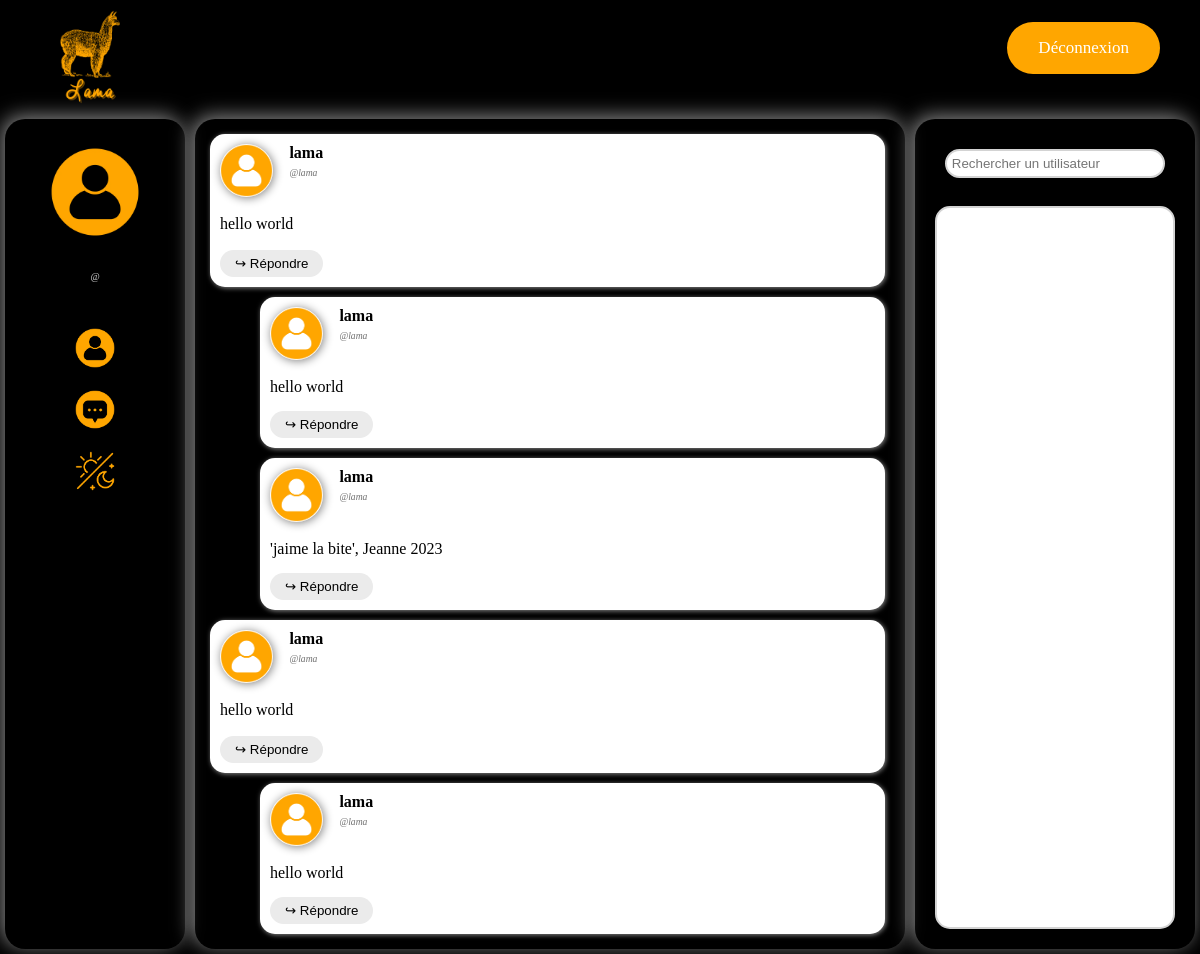
The page /feed/site.php on the database its author committed.
### tables this page shows
CREATE TABLE Post (
  id INT PRIMARY KEY NOT NULL AUTO_INCREMENT,
  user_id varchar(50) NOT NULL,
  `date` DATE NOT NULL,
  message varchar(200),
  parent_id INT,
  FOREIGN KEY (user_id) REFERENCES User(user_id)
);

CREATE TABLE `User` (
  user_id varchar(50) PRIMARY KEY NOT NULL,
  name varchar(100) NOT NULL,
  email varchar(100) NOT NULL,
  password varchar(100) NOT NULL
);

### feed/site.php (the view, shortened to what this page needs)
<?php
    function fetch_comment($result)
    {
        global $mysqli;
        while ($row = $result->fetch_assoc()) {
            if(file_exists("'../img/user_profile_pictures/".$row["user_id"].".webp")){
                $img=$row["user_id"];
            }
            else{
                $img="default";
            }
            printf("
            <div id='%d' class='post_block'>
                <div class='post_block_user_info'>
                    <img src='../img/user_profile_pictures/%s.webp'>
                    <b>%s</b>
                    <br>
                    <i>@%s</i>
                </div>
                <div class='post_block_text'>
                    %s
                </div>
                <button class='comment_reply_button' onclick='toggle_reply(event)'>↪ Répondre</button>
                <div class='comment_text' style='display:none'>
                    <textarea rows='5' placeholder='✎...'  maxlength='200'></textarea>
                    <img src='../img/send_icon.webp' class='comment_send_button' onclick='send(event)'/>
                </div>
            </div>",$row["id"],$img,htmlspecialchars($row["name"]),htmlspecialchars($row["user_id"]),htmlspecialchars($row["message"]));
            $comments = $mysqli->execute_query("SELECT Post.user_id,Post.date,Post.message,Post.id,User.name FROM Post NATURAL JOIN User WHERE parent_id = ?",[$row["id"]]);
            echo("<div class='indent'>");
            fetch_comment($comments);
            echo("</div>");
        }
    }
?>
<!DOCTYPE html>
<html lang="fr">
<head>
    <link rel="stylesheet" href="style.css">
    <?php
    if(file_exists("../img/user_profile_pictures/".$_SESSION["user_id"].".webp")){
        $img=$_SESSION["user_id"];
    }
    else{
        $img="default";
    }
    printf("<div style='display:none'>
    <p id='user_id'>%s</p>
    <p id='name'>%s</p>
    <p id='email'>%s</p>
    <p id='img'>%s</p></div>",$_SESSION["user_id"],$_SESSION["name"],$_SESSION["email"],$img);
    ?>
</head>
<body>
    <?php include("../header/header.php"); ?>
    <div id="div_main">
        <div id="div_profile" class="panel">
            <div id="user_info"><br>
                <?php
                    if(file_exists("../img/user_profile_pictures/".$_SESSION["user_id"].".webp")){
                        $img=$_SESSION["user_id"];
                    }else{
                        $img="default";
                    }
                    printf("
                        <img id='user_pic' src='../img/user_profile_pictures/%s.webp'>
                        <p id='user_name'>%s</p>
                        <p id='user_id'>@%s</p><br>", $img, $_SESSION["name"], $_SESSION["user_id"]);
                ?>
            </div>
            <div id="profile_links">
                <a href="#"> <img src="../img/user_profile_pictures/default.webp" \> </a><br>
                <a href="#"> <img src="../img/message_icon.webp" \> </a><br>
                <a href="#" onclick="change_theme();"> <img src="../img/change_theme_icon.webp" \> </a><br>
            </div>
        </div>
        <div id="div_feed" class="panel">
            <div id="postlist">
                <?php
                $mysqli = new mysqli("localhost", "lama", "lama_admin", "lama");
                $result = $mysqli->query("SELECT Post.user_id,Post.date,Post.message,Post.id,User.name FROM Post NATURAL JOIN User WHERE parent_id IS NULL");
                fetch_comment($result);
                ?>
            </div>
        </div>
        <div id="div_friendlist" class="panel">
            <input type="text" id="search_bar" placeholder="Rechercher un utilisateur"></input>
            <br>
            <div id="friendlist">
                <div id="friends">
                </div>
            </div>
        </div>
    </div>
</body>
</html>

### header/header.php (shortened to what this page needs)
<link rel="stylesheet" href="/header/header.css">
<header>
    <img id="lama_logo" src="../img/lama_logo.webp">
    <?php
        if ($_SESSION["user_id"] != null && isset($_SESSION["user_id"])){
            echo "<a href='/login/deconnexion.php' id='connexion_button'>Déconnexion</a>";
        }else{
            echo "<a href='/login/login.php' id='connexion_button'>Déconnexion</a>";
        }
    ?>
</header>

### feed/style.css (style rules this page uses)
:root { --lama_orange:#ffa600; --police_font:#ffffff; --user_id_font:#d3d3d3; --main_divs_shadow:#b9b9b9bb; --bg_color:#000000; }
html, body { height: 100%; }
body { background-color: var(--bg_color); margin: 0px; display: flex; flex-direction: column; }
#div_main { height: 200px; flex: 2; display: flex; }
.panel { border-radius: 20px; box-shadow: var(--main_divs_shadow) -3px -3px 20px; margin:5px; }
#div_profile { width: 15%; text-align: center; }
#user_pic { width: 50%; height: 50%; margin: auto; margin: 10px; border-radius: 10%; }
#user_id { font-style: italic; color: var(--user_id_font); font-size: 10px; }
#profile_links { margin-top: 10%; }
#profile_links>a { color: var(--police_font); text-decoration: none; }
#profile_links>a>img { width: 22%; height: 22%; margin-bottom: 10%; }
#div_feed { flex: 2; padding: 10px; }
#postlist { height: 100%; overflow-y: scroll; padding: 5px; padding-right: 10px; border-radius: 10px; }
.post_block { background-color: white; box-shadow: var(--main_divs_shadow) 1px 1px 5px; border-radius: 15px; margin-bottom: 10px; padding: 10px; text-align: justify; color:black; }
.post_block_user_info>img { width: 10%; height: 10%; border-radius: 100%; box-shadow: grey 1px 1px 10px; margin-right: 3%; float: left; }
.post_block_user_info { display: inline-block; }
.post_block_user_info>i { font-size: 60%; color: rgb(114, 114, 114); max-height: 100%; }
.post_block_text { white-space: pre-line; width: 100%; word-wrap: anywhere; }
.indent { margin-left: 50px; }
.comment_reply_button { margin-top: 2.5%; background-color: rgb(235, 235, 235); border-radius:40px; border:none; cursor:pointer; padding:6px 15px; }
#div_friendlist { width: 20%; display: flex; flex-direction: column; text-align: center; padding: 20px; }
#search_bar { margin: 10px; background-color: #ffffff; border: 2px solid lightgray; border-radius: 15px; padding: 2%; }
#friendlist { flex:2; height: 100px; background-color: #ffffff; border: 2px solid lightgray; border-radius: 15px; padding: 2%; width: auto; text-align: left; }
#friends { overflow-y: scroll; height: 100%; }
* { scrollbar-width: auto; scrollbar-color: var(--lama_orange) transparent; }

### header/header.css (style rules this page uses)
#lama_logo { margin-left: 40px; margin-top: 10px; width: 100px; height: 100px; }
#connexion_button { background-color: var(--lama_orange); border-radius:28px; cursor:pointer; color:white; font-size:17px; padding:16px 31px; text-decoration:none; margin-top: 1.8%; margin-right: 40px; float: right; }

### rows shown on the page
post: user.name "lama", user "lama", message "hello world"
post: user.name "lama", user "lama", message "hello world"
post: user.name "lama", user "lama", message "'jaime la bite', Jeanne 2023"
post: user.name "lama", user "lama", message "hello world"
post: user.name "lama", user "lama", message "hello world"
